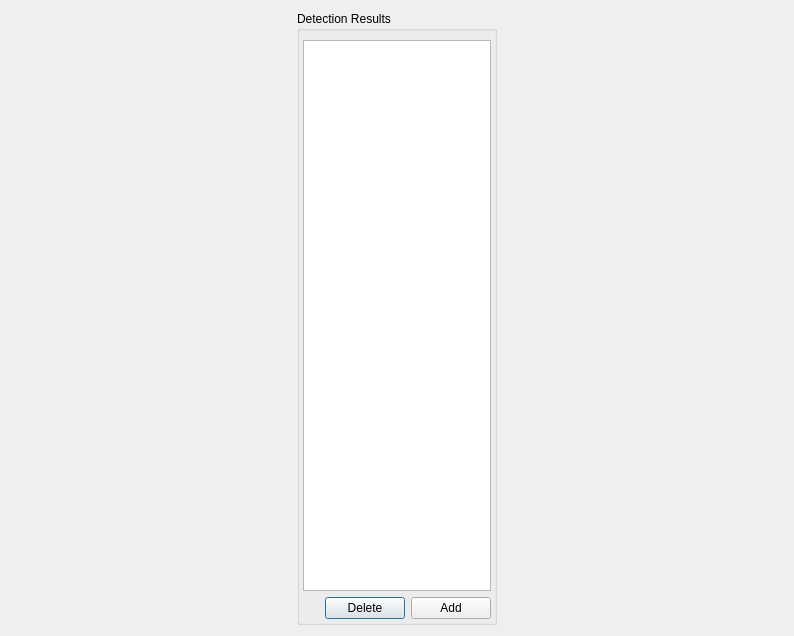
<?xml version="1.0" encoding="UTF-8"?>
<ui version="4.0">
 <class>Dialog</class>
 <widget class="QDialog" name="Dialog">
  <property name="geometry">
   <rect>
    <x>0</x>
    <y>0</y>
    <width>794</width>
    <height>636</height>
   </rect>
  </property>
  <property name="windowTitle">
   <string>Sigseg Detection</string>
  </property>
  <layout class="QGridLayout" name="gridLayout_2">
   <item row="0" column="0">
    <layout class="QVBoxLayout" name="vlayout"/>
   </item>
   <item row="0" column="1">
    <widget class="QGroupBox" name="groupBox">
     <property name="maximumSize">
      <size>
       <width>200</width>
       <height>16777215</height>
      </size>
     </property>
     <property name="title">
      <string>Detection Results</string>
     </property>
     <layout class="QVBoxLayout" name="verticalLayout">
      <property name="leftMargin">
       <number>3</number>
      </property>
      <property name="topMargin">
       <number>9</number>
      </property>
      <property name="rightMargin">
       <number>3</number>
      </property>
      <property name="bottomMargin">
       <number>3</number>
      </property>
      <item>
       <widget class="QListWidget" name="listWidget">
        <property name="maximumSize">
         <size>
          <width>200</width>
          <height>16777215</height>
         </size>
        </property>
        <property name="selectionMode">
         <enum>QAbstractItemView::MultiSelection</enum>
        </property>
       </widget>
      </item>
      <item>
       <layout class="QHBoxLayout" name="horizontalLayout">
        <property name="sizeConstraint">
         <enum>QLayout::SetFixedSize</enum>
        </property>
        <item>
         <spacer name="horizontalSpacer">
          <property name="orientation">
           <enum>Qt::Horizontal</enum>
          </property>
          <property name="sizeHint" stdset="0">
           <size>
            <width>40</width>
            <height>20</height>
           </size>
          </property>
         </spacer>
        </item>
        <item>
         <widget class="QPushButton" name="deleteButton">
          <property name="text">
           <string>Delete</string>
          </property>
         </widget>
        </item>
        <item>
         <widget class="QPushButton" name="addButton">
          <property name="text">
           <string>Add</string>
          </property>
         </widget>
        </item>
       </layout>
      </item>
     </layout>
    </widget>
   </item>
  </layout>
 </widget>
 <resources/>
 <connections/>
</ui>
